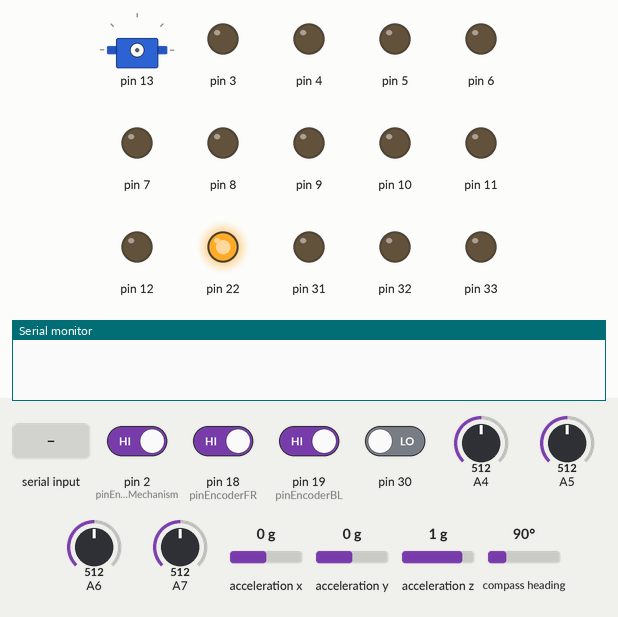
The sketch below on a simulated Arduino Mega 2560, built with avr-gcc and run on an emulated ATmega2560. Shown: servo, output pins drawn as LEDs (lit = HIGH), the last lines printed to the serial monitor. The test bench sets the inputs (shaded band); at power-on: pin 2 (pinEncoderMechanism), pin 18 (pinEncoderFR), pin 19 (pinEncoderBL) HIGH, pin 30 LOW, A4 = 512, A5 = 512, A6 = 512, A7 = 512, acceleration x 0 g, acceleration y 0 g, acceleration z 1 g, compass heading 90°.

Above: at 0.1 s.
At 1.5 s:
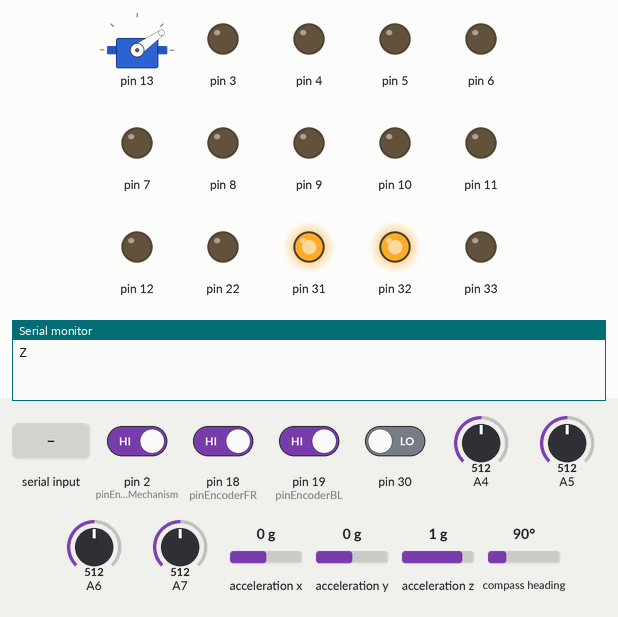
1.6 s: "1" received over Serial
At 2.2 s:
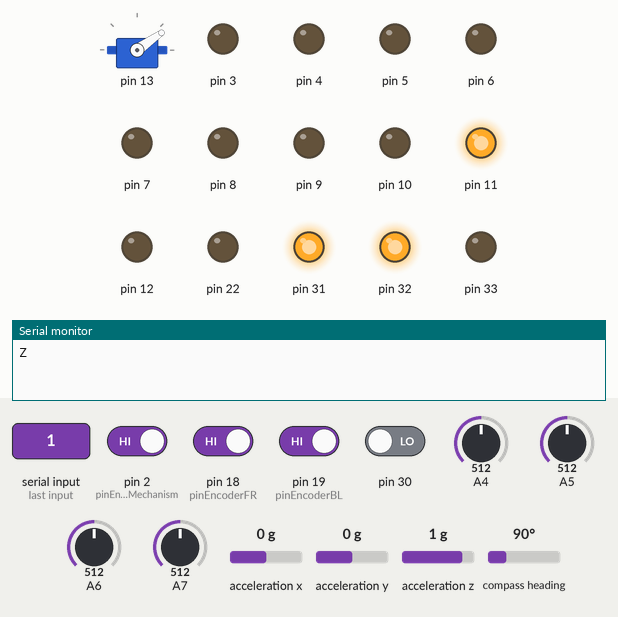
Timing chart, 0 to 4.6 s (numbered marks = the images above; inputs shaded):
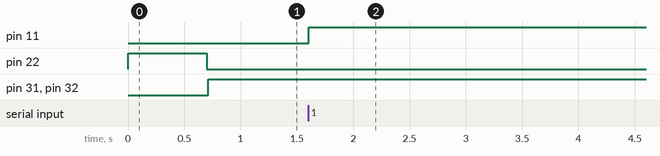

Measured:
- after the input at 1.6 s, pin 11: LOW → HIGH at once

The sketch:

Arduino.ino
```cpp
 //////////////////////////////////////////////////////////////////////////////////////////////
///////////////////////////////////////// LARC 2018 //////////////////////////////////////////
//////////////////////////////////////////////////////////////////////////////////////////////
#include <_Logic.h>
#include <Wire.h>
#include <_Serial.h>
_Logic *logic = new _Logic;

const byte pinEncoderFR = 18;
const byte pinEncoderBL = 19;
const byte pinEncoderMechanism = 2;

/////////////////////////////////////////////SETUP////////////////////////////////////////////////
void setup() {
    Wire.begin();
    Serial.begin(9600);
    pinMode(30, INPUT);
    pinMode(22, OUTPUT);

    digitalWrite(22, HIGH);
    while(digitalRead(30) == HIGH);//limitswitch
    delay(700);
    digitalWrite(22, LOW);

    logic->traductor->movements->pid->setupLibraryPID();
    logic->traductor->movements->motors->setupMotors();
//    logic->traductor->movements->colorSensor->setupColorSensor();
    logic->traductor->movements->bno055->setupBNO055();
    logic->traductor->movements->timeFlight->setupTimeFlight();
    logic->traductor->movements->tcrt5000->setupTCRT5000();
    logic->traductor->movements->encoder->setupEncoder();
    logic->traductor->movements->servo->setupServo();
    pinMode(pinEncoderFR, INPUT_PULLUP);
    pinMode(pinEncoderBL, INPUT_PULLUP);
    pinMode(pinEncoderMechanism, INPUT_PULLUP);

    attachInterrupt(digitalPinToInterrupt(pinEncoderFR), encoderStepFR, CHANGE);
    attachInterrupt(digitalPinToInterrupt(pinEncoderBL), encoderStepBL, CHANGE);
    attachInterrupt(digitalPinToInterrupt(pinEncoderMechanism), encoderStepMechanism, CHANGE);

    _Serial::send('Z');
    _Serial::read();
    logic->traductor->movements->setInitialSetpoint();
    logic->traductor->movements->initMechanism();
    logic->initCommunication();

    //CALIBRATION
//      logic->traductor->movements->timeFlight->calibTimeFlights(8);
//      delay(5000);
}

void testMovements(){
//    logic->traductor->movements->encoder->encoderStateFR = 1;
//    logic->traductor->movements->encoder->encoderStateBL = 1;
//    digitalWrite(3, HIGH);
//    digitalWrite(8, HIGH);
//    Serial.print(logic->traductor->movements->encoder->stepsFR);
//    Serial.print(" ");
//    Serial.println(logic->traductor->movements->encoder->stepsBL);
//    logic->traductor->movements->crazyMode=true;
    logic->traductor->movements->movePID(false, '6');
//    logic->traductor->movements->spinPID(true, -90);
//    delay(5000);
//    logic->traductor->movements->movePID_nSec(1.5, false, '1');
//    delay(2000);
//    logic->traductor->movements->spinPID(false, -90);
//    logic->traductor->movements->motors->brake();
//    delay(2000);
//    logic->traductor->movements->movePID_nCM(37, false, '4');
//    delay(3000);
//    logic->traductor->movements->movePID_nCM(37, false, '6');
//    delay(3000);
}
void aligningTofTest(){
//    logic->traductor->movements->movePID_alignToPickContainer(2);
//    while(1);
    logic->traductor->movements->align_tof();
//    Serial.print("///////////////////////////////////////////////////////////////////////");
//    logic->traductor->movements->motors->brake();
//    logic->traductor->movements->lcd->onLed('b');
//    delay(6000);
//    logic->traductor->movements->lcd->offLed('b');
}
void tof_vs_sharp(){
//    logic->traductor->movements->updateSensors(0,0,0,1,0,0);
//    Serial.print(logic->traductor->movements->timeFlight->timeFlightLeft.kalmanDistance);
//    Serial.print(" ");
//    Serial.print(logic->traductor->movements->timeFlight->timeFlightRight.kalmanDistance);
//    Serial.print(" ");
//    Serial.println((logic->traductor->movements->timeFlight->timeFlightLeft.kalmanDistance - logic->traductor->movements->timeFlight->timeFlightRight.kalmanDistance)*10);
//
//    Serial.print("\t\t");
//
//    logic->traductor->movements->updateSensors(0,0,1,0,0,0);
//    Serial.print(logic->traductor->movements->sharp->sharpLeft.kalmanDistance);
//    Serial.print(" ");
//    Serial.print(logic->traductor->movements->sharp->sharpRight.kalmanDistance);
//    Serial.println(" ");
//    Serial.println((logic->traductor->movements->sharp->sharpLeft.kalmanDistance - logic->traductor->movements->sharp->sharpRight.kalmanDistance)*10);

//     logic->traductor->movements->timeFlight->timeFlight_RawKalman(logic->traductor->movements->timeFlight->timeFlightLeft);
    // logic->traductor->movements->sharp->sharp_RawKalman(movements->sharp->sharpBL);

    double left=0, right=0, difference;
    int n=500;
    for(int i=0; i<n; i++){
        if(i>22 && i<478){
            left += logic->traductor->movements->timeFlight->getRawDistance(true);
            right += logic->traductor->movements->timeFlight->getRawDistance(false);
            delay(20);
        }
    }
    left/=n;
    right/=n;
    Serial.print(left);
    Serial.print(" ");
    Serial.println(right);
}

void readTCRT5000(){
     logic->traductor->movements->updateSensors(0,0,0,0,1,1);
     Serial.print(logic->traductor->movements->tcrt5000->tcrtMechaLeft.kalmanDistance);
     Serial.print(" ");
     Serial.print(logic->traductor->movements->tcrt5000->tcrtMechaRight.kalmanDistance);
     Serial.print(" ");
     Serial.print(logic->traductor->movements->tcrt5000->tcrtSharpLeft.kalmanDistance);
     Serial.print(" ");
     Serial.print(logic->traductor->movements->tcrt5000->tcrtSharpRight.kalmanDistance);

     Serial.print("\t\t");

     Serial.print(logic->traductor->movements->tcrt5000->tcrtMidFrontLeft.kalmanDistance);
     Serial.print(" ");
     Serial.print(logic->traductor->movements->tcrt5000->tcrtMidFrontRight.kalmanDistance);
     Serial.print(" ");
     Serial.print(logic->traductor->movements->tcrt5000->tcrtMidDownLeft.kalmanDistance);
     Serial.print(" ");
     Serial.println(logic->traductor->movements->tcrt5000->tcrtMidDownRight.kalmanDistance);
//    logic->traductor->movements->tcrt5000->tcrt5000_RawKalman(logic->traductor->movements->tcrt5000->tcrtFrontRight);
}

void aligningTcrtTest(){
//  logic->traductor->movements->larc_moveAndAlignToShip(false);
  delay(4000);
  while(1);
//      logic->traductor->movements->larc_alignBetweenVerticalBlackLine(true, '8');
}

void larc(){
//  logic->traductor->moveAtrasHorizontal();
//  logic->traductor->girar(-90);
//  logic->traductor->movements->movePID_nCM(4, false, '8');
//  logic->traductor->movements->larc_moveUntilBlackLine(false, '6', true, true, true, false);

  logic->traductor->movements->movePID_nCM(5, false, '6');
  logic->traductor->moveToShip(true);
  logic->traductor->alignShip();
  logic->traductor->movements->movePID_nCM(4.5, true, '4');
  logic->traductor->moveToShip(false);
//  logic->traductor->alignFirstShip();
//  logic->traductor->centerContainer();

//  logic->traductor->movements->moveToTrain();

//  do{
//      movements->movePID(false, '8');
//      movements->updateSensors(0,0,0,0,1,1);
//      if(tcrt && movements->tcrt5000->tcrtSharpLeft.kalmanDistance>movements->BLACKLINE_TRIGGER)
//          break;
//      else if(!tcrt && movements->tcrt5000->tcrtSharpRight.kalmanDistance>movements->BLACKLINE_TRIGGER)
//          break;
//  } while(1);
//  movements->motors->brake();
  while(1);
}
void colorSensor(){
  logic->traductor->movements->colorSensor->readColor();
}
void logicTest(){
//    logic->traductor->movements->lcd->print("STACK", "HOLA");
//    logic->traductor->mecanismo(3, 4);
//    logic->shipToStack();
//    logic->stackToShip();
//    logic->shipToStack();
//    logic->stackToShip();
//    logic->shipToStack();
//    logic->stackToShip();
//    logic->shipToStack();
//    logic->stackToShip();
//    logic->shipToStack();
//    logic->stackToShip();
//    logic->traductor->dropContainer();
//    logic->traductor->mecanismo(1,3);
//    logic->shipToStack('6');
//    logic->stackToShip();
//    logic->traductor->mecanismo(3, 2); // nivela el mecanismo al nivel adecuado
//    logic->traductor->dropContainer();
    logic->backUsingLimitSwitch(850); // nivela el mecanismo al nivel adecuado
    while(1);
}
void mechanism(){
//    logic->traductor->movements->servo->pickContainer();
//    delay(1000);
//    logic->traductor->movements->servo->dropContainer();
//    delay(1000);
////    logic->traductor->movements->encoder->encoderStateMechanism=1;
//    Serial.println(logic->traductor->movements->encoder->stepsMechanism);
//    logic->traductor->movements->motors->moveMechanism(false);
//    Serial.println("DOWN");
//    logic->traductor->movements->initMechanism();
//    delay(2000);
//    logic->traductor->movements->motors->moveMechanism(false);
//    digitalWrite(10,HIGH);
//    digitalWrite(11,LOW);
//    logic->traductor->movements->motors->stopMechanism();
//    delay(2000);
//    logic->traductor->mecanismo(5,1);
//    delay(1000);
    while(digitalRead(30) == HIGH);//limitswitch
//    logic->traductor->movements->moveMechanismForAligning(true);
//    logic->traductor->waitForMechanism();
    logic->traductor->mecanismo(5,1);
//    delay(5000);
//    while(digitalRead(30) == HIGH);//limitswitch
//    logic->traductor->mecanismo(5,4);
//    while(digitalRead(30) == HIGH);//limitswitch
//    logic->traductor->mecanismo(4,3);
//    while(digitalRead(30) == HIGH);//limitswitch
//    logic->traductor->mecanismo(3,2);
//    while(digitalRead(30) == HIGH);//limitswitch
//    logic->traductor->mecanismo(2,1);
//    while(digitalRead(30) == HIGH);//limitswitch
//    logic->traductor->mecanismo(1,2);
//    while(digitalRead(30) == HIGH);//limitswitch
//    logic->traductor->mecanismo(2,3);
//    while(digitalRead(30) == HIGH);//limitswitch
//    logic->traductor->mecanismo(3,4);
//    while(digitalRead(30) == HIGH);//limitswitch
//    logic->traductor->mecanismo(4,5);
    while(1);
}
void alignLine(){
    logic->traductor->movements->alignLine();
//    while(1);
}

void loop(){
//  logic->traductor->dropContainer();
//  logic->traductor->grabContainer();
//  aligningTofTest();
//  tof_vs_sharp();
//  testMovements();
//  testSteps();


//    logic->traductor->movements->updateSensors(1,0,0,0,0,0);
//    Serial.println(logic->traductor->movements->bno055->rawInput);

//  readTCRT5000();
//  aligningTcrtTest();
//  larc();
//  logicTest();
//  Serial.println(digitalRead(35));
//  colorSensor();
//  logic->traductor->gotoFirst();
//  mechanism();

//  Serial.println(digitalRead(35));

//  logic->backUsingLimitSwitch();

  logic->stackToShip();
  logic->shipToStack();
//  alignLine();

//  while(1);
}
```

Arduino2.ino
```cpp
////////////////////////////////////////////////////////////////////////////////////////////////////
/////////////////////////////////////////////// LARC 2018 //////////////////////////////////////////
///////////////////////////////////////////////////////////////////////////////////////////////////
//#include <_Serial.h>
//#include <_Logic.h>
//#include <Wire.h>
//_Logic *logic = new _Logic;
//////
//////const byte pinEncoder = 40;
//////const byte ledRed = 37;
//////const byte ledGreen = 36;
//////const byte ledBlue = 35;
//////
//char c_serial;
//////
//////void blink(int t){
//////   for(int i = 0; i < t; i++){
//////       digitalWrite(13, HIGH);
//////       delay(500);
//////       digitalWrite(13, LOW);
//////       delay(500);
//////   }
//////}
//////
//////char color;
//////
///////////////////////////////////////////////////SETUP////////////////////////////////////////////////
//////void setup() {
//////  pinMode(13, OUTPUT);
//////  Serial.begin(9600);
////////   Wire.begin();
////////   logic->traductor->movements->pid->setupLibraryPID();
////////   logic->traductor->movements->motors->setupMotors();
////////   logic->traductor->movements->colorSensor->setupColorSensor();
////////   logic->traductor->movements->bno055->setupBNO055();
////////   logic->traductor->movements->timeFlight->setupTimeFlight();
////////   pinMode(pinEncoder, INPUT_PULLUP);
////////   attachInterrupt(digitalPinToInterrupt(pinEncoder), encoderStep, CHANGE);
//////
//////  //Starts the communication
//////  c_serial = _Serial::read();
//////  blink(2);
//////  _Serial::send('1');
//////
//////  //move forward
//////  //move to right
//////  //move forward
//////  //stop
//////  blink(2);
//////  _Serial::send('1');
//////  c_serial = _Serial::read();
//////  color = c_serial > 98 ? 'R' : c_serial > 65 ? 'G' : 'B';
//////  blink(2);
//////  _Serial::send(color);
////////    logic->firstPick(c_serial); // Se mueve al stack 6 o 7
////////    _Serial::send(logic->grabContainer(c_serial));
//////
//////
//////}
//////
//////void loop(){
////////  logic->stackToShip();
//////c_serial = _Serial::read();
//////color = c_serial > 98 ? 'R' : c_serial > 65 ? 'G' : 'B';
//////blink(2);
////////  if(c_serial == 'S'){
////////    logic->gotoSecond(); // pendiente
////////    _Serial::send('1');
////////    c_serial = _Serial::read();
////////    logic->moveSecond(c_serial); // pendiente
////////    _Serial::send(logic->grabContainer(c_serial));
////////  }else{
////////    logic->shipToStack();
////////    _Serial::send(logic->grabContainer(c_serial));
////////  }
//////   _Serial::send(color);
//////}
////
//void setup(){
//    Serial.begin(9600);
//    Wire.begin();
//    //logic->traductor->movements->lcd->setupLCD();
//  c_serial = _Serial::read();
//  _Serial::send('1');
//  _Serial::send('1');
//}
//
//void loop(){
//  c_serial = _Serial::read();
//  logic->traductor->LcdPrint("STACK", c_serial);
//  delay(100);
//  _Serial::send(c_serial);
//}
```

Encoders.ino
```cpp
void encoderStepFR(){
    if (logic->traductor->movements->encoder->encoderStateFR == 1)
      logic->traductor->movements->encoder->stepsFR++;
}

void encoderStepBL(){
    if (logic->traductor->movements->encoder->encoderStateBL == 1)
      logic->traductor->movements->encoder->stepsBL++;
}

void encoderStepMechanism(){
    if (logic->traductor->movements->encoder->encoderStateMechanism == 1)
      logic->traductor->movements->encoder->stepsMechanism++;
}
```

PRE_LARC_TEST1.ino
```cpp
//  void readInitialColors(){
//    int tempColor, lastColor=-1;
//    int nInitialColors=0;
//    switchColor = false;
//    while(nInitialColors<3){
//      if(!switchColor){
//        tempColor = currentColor();
//        switchColor = (tempColor!=-1) && ((tempColor==0) || (tempColor==1) || (tempColor==2)) && (tempColor!=lastColor);
//      }
//      if(switchColor && currentColor()!=tempColor){
//        stopColor(tempColor);
//        switchColor = false;
//        if(tempColor!=4){//Will stack the colors and the color is not white
//          initialColors[nInitialColors] = tempColor;
//        }
// //       forwardP_nCM(false, 100);
//        nInitialColors++;
//      }
//      if(tempColor != -1)
//        lastColor = tempColor;
//      forwardP(true);
//    }
//  }

//  void PRE_LARC_TEST1(){
// //   hardCodedCalibration();
// //  colorCalibration(0);
// //  readInitialColors();
//   while(1){
//       backwardP_nWallCM(4.8, false);
//       spinP(90);
//    }
//  }

//  // void goUntilBlack(int blackTimes){
// //   int tempColor;
// //   int blackDetected=0;
// //   switchColor = false;
// //   while(blackDetected<blackTimes){
// //     if(!switchColor){
// //       tempColor = currentColor();
// //       switchColor = (tempColor!=-1) && (tempColor==3);
// //     }
// //     if(switchColor && currentColor()==4){
// //       switchColor = false;
// //       blackDetected++;
// //     }
// //     forwardPID();
// //   }
// //   stop(false);
// // }

// // void goUntilBox(bool isRightSharp){
// //   filtrateDistancesSharp();
// //   if(isRightSharp){
// //     while(!sharpRight.side){
// //       forwardPID();
// //       filtrateDistancesSharp();
// //     }
// //   }
// //   else{
// //     while(!sharpLeft.side){
// //       forwardPID();
// //       filtrateDistancesSharp();
// //     }
// //   }
// //   stop(false);
// // }

// // void goUntilGreen(){
// //   int tempColor;
// //   bool greenDetected=false;
// //   switchColor = false;
// //   while(!greenDetected){
// //     if(!switchColor){
// //       tempColor = currentColor();
// //       switchColor = (tempColor!=-1) && (tempColor==2);
// //     }
// //     if(switchColor && currentColor()==4){
// //       switchColor = false;
// //       greenDetected=true;
// //     }
// //     forwardPID();
// //   }
// //   stop(false);
// // }
```

colorTest.ino
```cpp
//#include <_Logic.h>
//
//#define S0 36
//#define S1 37
//#define S2 33
//#define S3 34
//#define sensorOut 35
//
//int frequency = 0;
//
//void setup(){
//  pinMode(S0, OUTPUT);
//  pinMode(S1, OUTPUT);
//  pinMode(S2, OUTPUT);
//  pinMode(S3, OUTPUT);
//  pinMode(sensorOut, INPUT);
//
//  // Setting frequency-scaling to 20%
//  digitalWrite(S0,LOW);
//  digitalWrite(S1,HIGH);
//
//  Serial.begin(9600);
//}
//
//void loop(){
//  // Setting red filtered photodiodes to be read
//  digitalWrite(S2,LOW);
//  digitalWrite(S3,LOW);
//  // Reading the output frequency
//  frequency = pulseIn(sensorOut, LOW);
//  // Printing the value on the serial monitor
//  Serial.print("R= ");//printing name
//  Serial.print(frequency);//printing RED color frequency
//  Serial.print("  ");
//  delay(100);
//  // Setting Green filtered photodiodes to be read
//  digitalWrite(S2,HIGH);
//  digitalWrite(S3,HIGH);
//  // Reading the output frequency
//  frequency = pulseIn(sensorOut, LOW);
//  // Printing the value on the serial monitor
//  Serial.print("G= ");//printing name
//  Serial.print(frequency);//printing RED color frequency
//  Serial.print("  ");
//  delay(100);
//  // Setting Blue filtered photodiodes to be read
//  digitalWrite(S2,LOW);
//  digitalWrite(S3,HIGH);
//  // Reading the output frequency
//  frequency = pulseIn(sensorOut, LOW);
//  // Printing the value on the serial monitor
//  Serial.print("B= ");//printing name
//  Serial.print(frequency);//printing RED color frequency
//  Serial.println("  ");
//  delay(100);
//}
```
